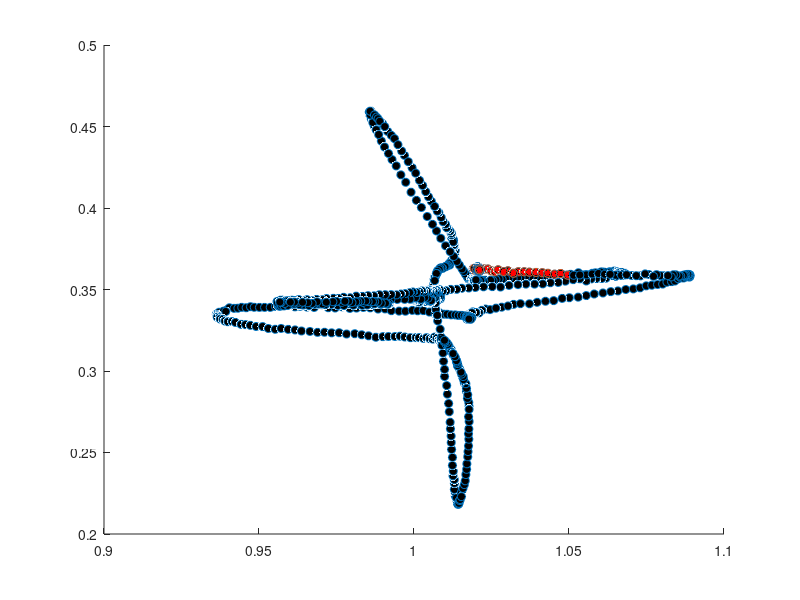

Source code (MATLAB):
clf;
hold on
effector = csvread('test/test1-endEffector.csv');
scatter3(effector(:,2),effector(:,3),effector(:,4),'MarkerFaceColor','black');

startP = 1370
endP = 1520
scatter3(effector(startP:endP,2),effector(startP:endP,3),effector(startP:endP,4),'MarkerFaceColor','red');

hold off